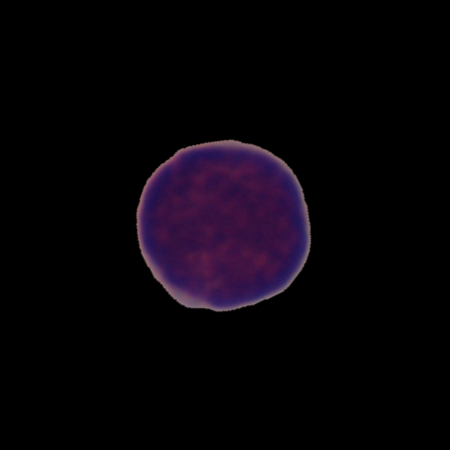
#> input picture data/augm_patLvDiv_train/AugmentedImg_1371_UID_H10_2_1_hem.bmp, 450 x 450 px, given in place of AugmentedImg_1051_UID_H24_33_11_hem.bmp, which was not available
$ python A_extractMorphologicalFeatures.py   (older library calls are emulated)
#> lines starting #> are read from the running program, lines starting #| are printed output that depends on the picture; after the words box and inside, x2 and y2 are one past the last pixel; in counts of white or black regions, pixels touching at a corner belong together; pictures that were not available may be replaced by others from this repository, and a replacement may not be noted
import os
import multiprocessing
from pathlib import Path
import numpy as np
import pandas as pd
import cv2
import SimpleITK as sitk
from matplotlib import pyplot as plt

augm_patLvDiv_train = Path('../../data/augm_patLvDiv_train/')
augm_patLvDiv_valid = Path('../../data/augm_patLvDiv_valid')

augm_rndDiv_train = Path('../../data/augm_rndDiv_train')
augm_rndDiv_valid = Path('../../data/augm_rndDiv_valid')

patLvDiv_train = Path('../../data/patLvDiv_train')
patLvDiv_valid = Path('../../data/patLvDiv_valid')
patLvDiv_test = Path('../../data/patLvDiv_test')

rndDiv_train = Path('../../data/rndDiv_train')
rndDiv_valid = Path('../../data/rndDiv_valid')
rndDiv_test = Path('../../data/rndDiv_test')

def getNucleusArea(grayScaleImage):
    _, thresh = cv2.threshold(grayScaleImage, 1, 255, cv2.THRESH_BINARY)
    _, contours, _ = cv2.findContours(thresh, cv2.RETR_LIST, cv2.CHAIN_APPROX_SIMPLE)
    contour = max(contours, key=cv2.contourArea)
    return cv2.contourArea(contour)

def getNucleusPerimeter(grayScaleImage):
    _, thresh = cv2.threshold(grayScaleImage, 1, 255, cv2.THRESH_BINARY)
    _, contours, _ = cv2.findContours(thresh, cv2.RETR_LIST, cv2.CHAIN_APPROX_SIMPLE)
    contour = max(contours, key=cv2.contourArea)
    return cv2.arcLength(contour, True)

def getConvexArea(grayScaleImage):
    _, thresh = cv2.threshold(grayScaleImage, 1, 255, cv2.THRESH_BINARY)
    _, contours, _ = cv2.findContours(thresh, cv2.RETR_LIST, cv2.CHAIN_APPROX_SIMPLE)
    contour = max(contours, key=cv2.contourArea)
    hull = cv2.convexHull(contour, returnPoints=True)
    return cv2.contourArea(hull)

def getConvexPerimeter(grayScaleImage):
    _,thresh = cv2.threshold(grayScaleImage, 1, 255, cv2.THRESH_BINARY)
    _, contours, _ = cv2.findContours(thresh, cv2.RETR_LIST, cv2.CHAIN_APPROX_SIMPLE)
    contour = max(contours, key=cv2.contourArea)
    hull = cv2.convexHull(contour, returnPoints=True)
    return cv2.arcLength(hull, True)

#DOI 10.1002/jemt.22718
def getEquivalentDiameter(grayScaleImage):
    return np.sqrt(4.0 * (getNucleusArea(grayScaleImage)/np.pi))

#DOI 10.1016/j.artmed.2014.09.002 **** DOI 10.1002/jemt.22718
def getCompactness(grayScaleImage):
    return (4.0 * np.pi * getNucleusArea(grayScaleImage)) / np.power(getNucleusPerimeter(grayScaleImage), 2)

#DOI 10.1016/j.artmed.2014.09.002 **** DOI 10.1002/jemt.22718
def getConvexity(grayScaleImage):
    return getConvexPerimeter(grayScaleImage) / getNucleusPerimeter(grayScaleImage)

#DOI 10.1016/j.artmed.2014.09.002 **** DOI 10.1002/jemt.22718
def getSolidity(grayScaleImage):
    return getNucleusArea(grayScaleImage) / getConvexArea(grayScaleImage)

#DOI 10.1016/j.artmed.2014.09.002 **** DOI 10.1002/jemt.22718
def getNucleosEccentricity(grayScaleImage):
    _, thresh = cv2.threshold(grayScaleImage, 1, 255, cv2.THRESH_BINARY)
    _, contours, _ = cv2.findContours(thresh, cv2.RETR_LIST, cv2.CHAIN_APPROX_SIMPLE)
    contour = max(contours, key=cv2.contourArea)
    (x, y), (minorAxis, majorAxis), _ = cv2.fitEllipse(contour)
    a = majorAxis/2
    b = minorAxis/2
    c = np.sqrt(a**2 - b**2)
    eccentricity = c/a
    aspectRatio = minorAxis/majorAxis
    return eccentricity, aspectRatio, majorAxis, minorAxis

#DOI 10.1016/j.artmed.2014.09.002
def getNucleusElongation(grayScaleImage):
    _, _, majorAxis, minorAxis = getNucleosEccentricity(grayScaleImage)
    return 1.0 - (minorAxis/majorAxis)

#DOI 10.1016/j.artmed.2014.09.002
def getRectangularity(grayScaleImage):
    area = getNucleusArea(grayScaleImage)
    _, _, majorAxis, minorAxis = getNucleosEccentricity(grayScaleImage)
    return area/(majorAxis*minorAxis)

def getMorphologicalFeatures(imagePath):
    features = {}
    if 'all.bmp' in imagePath.name:
        features['cellType(ALL=1, HEM=-1)'] = 1
    elif 'hem.bmp' in imagePath.name:
        features['cellType(ALL=1, HEM=-1)'] = -1
    else:
        return {}

    srcImg = cv2.imread(str(imagePath))
    grayImg = cv2.cvtColor(srcImg, cv2.COLOR_BGR2GRAY)
    h, s, v = cv2.split(cv2.cvtColor(srcImg, cv2.COLOR_BGR2HSV))
    b, g, r = cv2.split(srcImg)
    #Color Features
    features['morphFeats_meanHue'] = np.mean(h)
    features['morphFeats_meanSaturation'] = np.mean(s)
    features['morphFeats_meanValue'] = np.mean(v)
    features['morphFeats_meanRed'] = np.mean(r)
    features['morphFeats_meanGreen'] = np.mean(g)
    features['morphFeats_meanBlue'] = np.mean(b)
    #Shape Features
    features['morphFeats_nucleoArea'] = getNucleusArea(grayImg)
    features['morphFeats_nucleoPerimeter'] = getNucleusPerimeter(grayImg)
    features['morphFeats_convexArea'] = getConvexArea(grayImg)
    features['morphFeats_convexPerimeter'] = getConvexPerimeter(grayImg)
    features['morphFeats_equivalentDiameter'] = getEquivalentDiameter(grayImg)
    features['morphFeats_compactness'] = getCompactness(grayImg)
    features['morphFeats_convexity'] = getConvexity(grayImg)
    features['morphFeats_solidity'] = getSolidity(grayImg)
    #Shape Features (Ellipse)
    eccentricity, aspectRatio, majorAxis, minorAxis = getNucleosEccentricity(grayImg)
    features['morphFeats_nucleoEccentricity'] = eccentricity
    features['morphFeats_nucleoAspectRatio'] = aspectRatio
    features['morphFeats_nucleoMajorAxis'] = majorAxis
    features['morphFeats_nucleoMinorAxis'] = minorAxis
    features['morphFeats_nucleoElongation'] = getNucleusElongation(grayImg)
    features['morphFeats_rectangularity'] = getRectangularity(grayImg)

    return features

"""
###############################################################################################
###############################################################################################
###############################################################################################
"""
def createAugmPatLvDivDataframe():
    TRAIN_IMGS = os.listdir(augm_patLvDiv_train)
    VALID_IMGS = os.listdir(augm_patLvDiv_valid)
    #Create Train Dataframe
    def createTrainDataframe():
        train_df = pd.DataFrame()
        np.random.shuffle(TRAIN_IMGS)
        for n, imgFile in enumerate(TRAIN_IMGS):
            imgPath = augm_patLvDiv_train / imgFile
            featuresDict = getMorphologicalFeatures(imgPath)
            train_df = train_df.append(featuresDict, ignore_index=True)
            print(f'{n}-Train')
        cols = train_df.columns.tolist()
        cols.remove('cellType(ALL=1, HEM=-1)')
        cols = ['cellType(ALL=1, HEM=-1)'] + cols
        train_df.to_csv(f'data/AugmPatLvDiv_TRAIN-MORPHData_{train_df.shape[1]-1}-Features_{train_df.shape[0]}-images.csv')

    #Process for Validation dataset
    # [13 lines left out: function createValidDataframe, not called in this run]

    p0 = multiprocessing.Process(name='train_AugmPatLvDiv', target=createTrainDataframe)
    p1 = multiprocessing.Process(name='valid_AugmPatLvDiv',target=createValidDataframe)
    p0.start()
    p1.start()
    p0.join()
    p1.join()

"""
###############################################################################################
###############################################################################################
###############################################################################################
"""

# [39 lines left out: function createAugmRndDivDataframe, not called in this run]

"""
###############################################################################################
###############################################################################################
###############################################################################################
"""

# [60 lines left out: function createPatLvDivDataframe, not called in this run]


"""
###############################################################################################
###############################################################################################
###############################################################################################
"""

# [61 lines left out: function createRndDivDataframe, not called in this run]

"""
###############################################################################################
###############################################################################################
###############################################################################################
"""

if __name__ == '__main__':
    s0 = Path('../../data/augm_rndDiv_train/AugmentedImg_1051_UID_H24_33_11_hem.bmp')
    assert isinstance(cv2.imread(str(s0)), np.ndarray), 'Erro, check images path'
    assert len(getMorphologicalFeatures(s0)) == 21, 'Error, check feature extraction'
#> in getMorphologicalFeatures, srcImg is the input picture: shape (450, 450, 3); mean B, G, R 9, 3.5, 7.6
#> in getNucleusArea, `_, thresh = cv2.threshold(grayScaleImage, 1, 255, cv2.THRESH_BINARY)`:
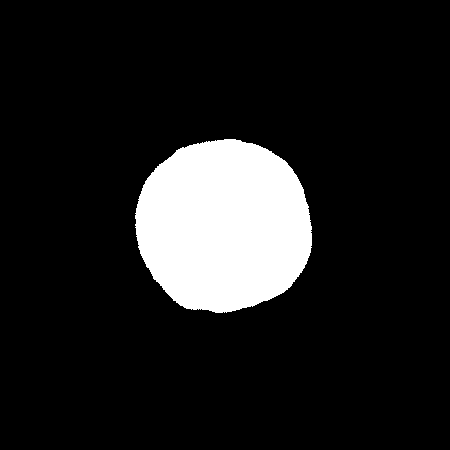
#> thresh: shape (450, 450); 12% white; 1 white region
#> in getNucleusArea, `_, contours, _ = cv2.findContours(thresh, cv2.RETR_LIST, cv2.CHAIN_APP..`: contours = 1 contour; box (x1, y1, x2, y2) and area: (135, 139, 312, 313) 24048
#> in getNucleusArea, `contour = max(contours, key=cv2.contourArea)`: contour = contour of 341 points, box (x1, y1, x2, y2) (135, 139, 312, 313), area 24048
#> in getConvexArea, `hull = cv2.convexHull(contour, returnPoints=True)`: hull = contour of 53 points, box (x1, y1, x2, y2) (135, 139, 312, 313), area 24343
#> in getNucleosEccentricity, `(x, y), (minorAxis, majorAxis), _ = cv2.fitEllipse(contour)`: x = 223.4; y = 225.4; minorAxis = 173; majorAxis = 177.1
#> in getNucleosEccentricity, `a = majorAxis/2`: a = 88.55
#> in getNucleosEccentricity, `b = minorAxis/2`: b = 86.48
#> in getNucleosEccentricity, `c = np.sqrt(a**2 - b**2)`: c = 19.03
#> in getNucleosEccentricity, `eccentricity = c/a`: eccentricity = 0.215
#> in getNucleosEccentricity, `aspectRatio = minorAxis/majorAxis`: aspectRatio = 0.977
#> in getMorphologicalFeatures, `eccentricity, aspectRatio, majorAxis, minorAxis = getNucleosEccentrici..`: eccentricity = 0.215; aspectRatio = 0.977; majorAxis = 177.1; minorAxis = 173
#> in getNucleusElongation, `_, _, majorAxis, minorAxis = getNucleosEccentricity(grayScaleImage)`: majorAxis = 177.1; minorAxis = 173
#> in getRectangularity, `area = getNucleusArea(grayScaleImage)`: area = 24047.5
#> in getRectangularity, `_, _, majorAxis, minorAxis = getNucleosEccentricity(grayScaleImage)`: majorAxis = 177.1; minorAxis = 173
    # [6 lines of commented-out code are left out]
    p0 = multiprocessing.Process(name='AugmPatLvDiv', target=createAugmPatLvDivDataframe)
    p1 = multiprocessing.Process(name='AugmRndDiv',target=createAugmRndDivDataframe)
    p2 = multiprocessing.Process(name='PatLvDiv', target=createPatLvDivDataframe)
    p3 = multiprocessing.Process(name='RndDiv',target=createRndDivDataframe)

    p0.start()
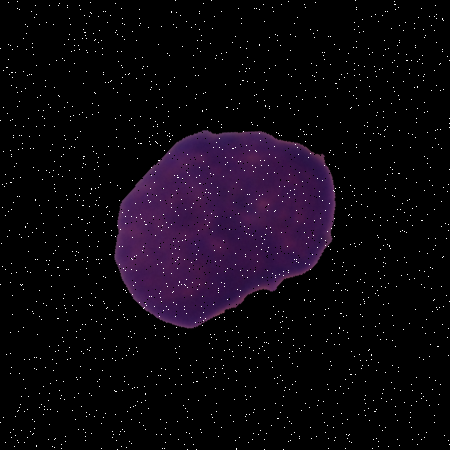
#> input picture data/augm_patLvDiv_train/AugmentedImg_1416_UID_H14_1_1_hem.bmp, 450 x 450 px
#> in getMorphologicalFeatures, srcImg is the input picture: shape (450, 450, 3); mean B, G, R 14.6, 6.6, 12.6
#> in getMorphologicalFeatures (call 2), `grayImg = cv2.cvtColor(srcImg, cv2.COLOR_BGR2GRAY)`:
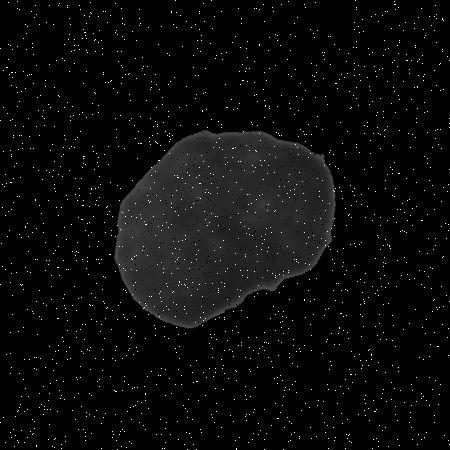
#> grayImg: shape (450, 450); min 0, max 255, mean 9.3
#> in getMorphologicalFeatures (call 2), `h, s, v = cv2.split(cv2.cvtColor(srcImg, cv2.COLOR_BGR2HSV))`:
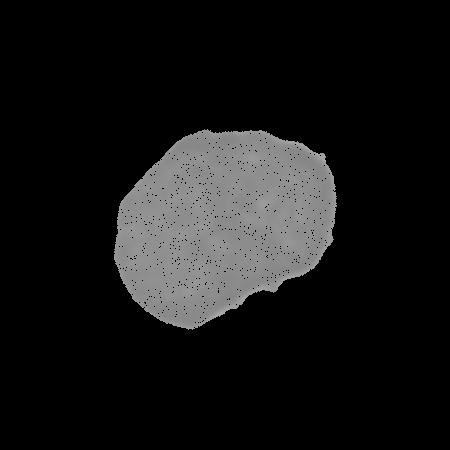
#> h: shape (450, 450); min 0, max 170, mean 22.6
#> in getMorphologicalFeatures (call 2), `h, s, v = cv2.split(cv2.cvtColor(srcImg, cv2.COLOR_BGR2HSV))`:
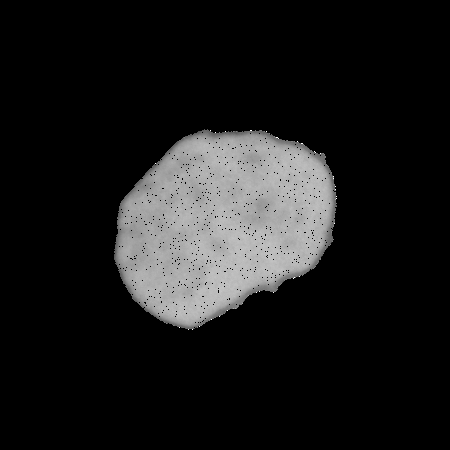
#> s: shape (450, 450); min 0, max 255, mean 26.8
#> in getMorphologicalFeatures (call 2), `h, s, v = cv2.split(cv2.cvtColor(srcImg, cv2.COLOR_BGR2HSV))`:
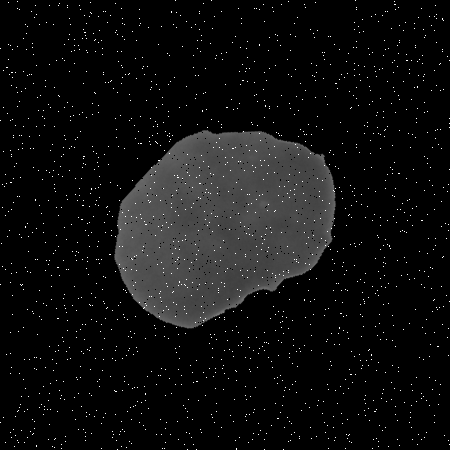
#> v: shape (450, 450); min 0, max 255, mean 14.6
#> in getNucleusArea (call 6), `_, thresh = cv2.threshold(grayScaleImage, 1, 255, cv2.THRESH_BINARY)`:
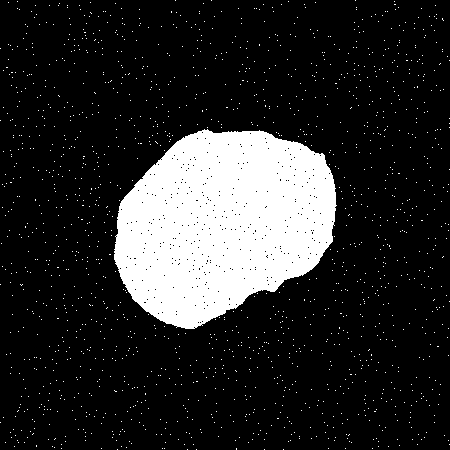
#> thresh: shape (450, 450); 16.8% white; 1586 white regions (1585 under 20 px)
#> in getNucleusArea (call 6), `_, contours, _ = cv2.findContours(thresh, cv2.RETR_LIST, cv2.CHAIN_APP..`: contours = 1915 contours, 1914 with area under 20; largest, box (x1, y1, x2, y2) and area: (114, 129, 337, 329) 32412
#> in getNucleusArea (call 6), `contour = max(contours, key=cv2.contourArea)`: contour = contour of 317 points, box (x1, y1, x2, y2) (114, 129, 337, 329), area 32412
#> in getMorphologicalFeatures (call 2), `eccentricity, aspectRatio, majorAxis, minorAxis = getNucleosEccentrici..`: eccentricity = 0.667; aspectRatio = 0.745; majorAxis = 236.4; minorAxis = 176.1
#> in createTrainDataframe, `featuresDict = getMorphologicalFeatures(imgPath)`: featuresDict = 21 items
#> (the run stopped early here; a loop or call above may not have finished)
